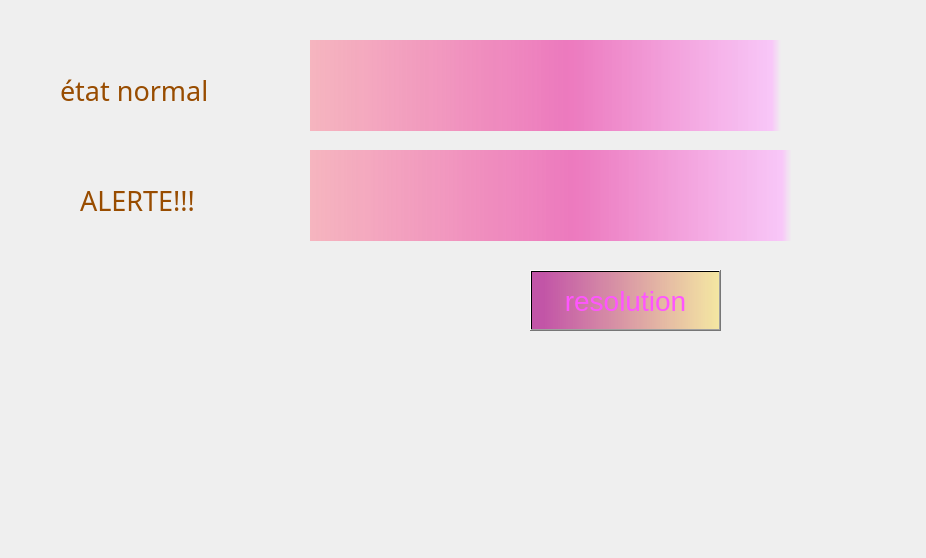
<?xml version="1.0" encoding="UTF-8"?>
<ui version="4.0">
 <class>securritefume</class>
 <widget class="QDialog" name="securritefume">
  <property name="geometry">
   <rect>
    <x>0</x>
    <y>0</y>
    <width>926</width>
    <height>558</height>
   </rect>
  </property>
  <property name="windowTitle">
   <string>Dialog</string>
  </property>
  <widget class="QLabel" name="label_photo_12">
   <property name="geometry">
    <rect>
     <x>-50</x>
     <y>0</y>
     <width>1281</width>
     <height>571</height>
    </rect>
   </property>
   <property name="font">
    <font>
     <pointsize>1</pointsize>
    </font>
   </property>
   <property name="text">
    <string/>
   </property>
   <property name="pixmap">
    <pixmap>../resources/food-party-cake-bakery-chocolate-black-cupcakes-cup-sweet-de.jpg</pixmap>
   </property>
  </widget>
  <widget class="QLabel" name="label_39">
   <property name="geometry">
    <rect>
     <x>80</x>
     <y>180</y>
     <width>201</width>
     <height>41</height>
    </rect>
   </property>
   <property name="font">
    <font>
     <family>Lucida Calligraphy</family>
     <pointsize>20</pointsize>
    </font>
   </property>
   <property name="autoFillBackground">
    <bool>false</bool>
   </property>
   <property name="styleSheet">
    <string notr="true">color:rgb(225, 150, 225);
color: rgb(152, 76, 0);</string>
   </property>
   <property name="text">
    <string>ALERTE!!!</string>
   </property>
  </widget>
  <widget class="QLabel" name="green">
   <property name="geometry">
    <rect>
     <x>310</x>
     <y>40</y>
     <width>471</width>
     <height>91</height>
    </rect>
   </property>
   <property name="font">
    <font>
     <pointsize>15</pointsize>
    </font>
   </property>
   <property name="styleSheet">
    <string notr="true">background-color: qlineargradient(spread:pad, x1:0, y1:0, x2:1, y2:0, stop:0 rgba(255, 102, 125, 108), stop:0.55 rgba(235, 61, 165, 168), stop:0.98 rgba(255, 170, 255, 147), stop:1 rgba(0, 0, 0, 0));
color: rgb(170, 0, 127);</string>
   </property>
   <property name="text">
    <string/>
   </property>
  </widget>
  <widget class="QPushButton" name="resolution">
   <property name="geometry">
    <rect>
     <x>530</x>
     <y>270</y>
     <width>191</width>
     <height>61</height>
    </rect>
   </property>
   <property name="font">
    <font>
     <pointsize>21</pointsize>
    </font>
   </property>
   <property name="styleSheet">
    <string notr="true">background-color: qlineargradient(spread:pad, x1:0, y1:0, x2:1, y2:0, stop:0.0635593 rgba(170, 0, 127, 164), stop:1 rgba(255, 214, 0, 82));
color: rgb(255, 85, 255);</string>
   </property>
   <property name="text">
    <string>resolution</string>
   </property>
  </widget>
  <widget class="QLabel" name="red">
   <property name="geometry">
    <rect>
     <x>310</x>
     <y>150</y>
     <width>481</width>
     <height>91</height>
    </rect>
   </property>
   <property name="font">
    <font>
     <pointsize>15</pointsize>
    </font>
   </property>
   <property name="styleSheet">
    <string notr="true">background-color: qlineargradient(spread:pad, x1:0, y1:0, x2:1, y2:0, stop:0 rgba(255, 102, 125, 108), stop:0.55 rgba(235, 61, 165, 168), stop:0.98 rgba(255, 170, 255, 147), stop:1 rgba(0, 0, 0, 0));
color: rgb(170, 0, 127);</string>
   </property>
   <property name="text">
    <string/>
   </property>
  </widget>
  <widget class="QLabel" name="label_36">
   <property name="geometry">
    <rect>
     <x>60</x>
     <y>70</y>
     <width>221</width>
     <height>41</height>
    </rect>
   </property>
   <property name="font">
    <font>
     <family>Lucida Calligraphy</family>
     <pointsize>20</pointsize>
    </font>
   </property>
   <property name="autoFillBackground">
    <bool>false</bool>
   </property>
   <property name="styleSheet">
    <string notr="true">color:rgb(225, 150, 225);
color: rgb(152, 76, 0);</string>
   </property>
   <property name="text">
    <string>état normal</string>
   </property>
  </widget>
 </widget>
 <resources/>
 <connections/>
</ui>
